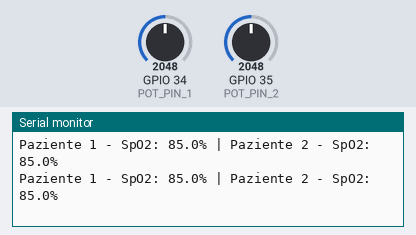
Recording of a program running on a simulated ESP32. On the bench: the last lines printed to the serial monitor. Inputs (shaded band) come from the test bench; at power-on: GPIO 34 (POT_PIN_1) = 2048, GPIO 35 (POT_PIN_2) = 2048 (analog values on the 0–4095 scale).

Above: at 2.8 s.
2.9 s: GPIO 34 (POT_PIN_1) set to 2866
At 3.8 s:
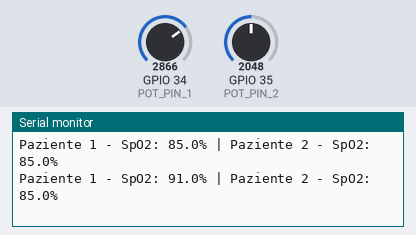
4.4 s: GPIO 35 (POT_PIN_2) set to 2866
At 5.7 s:
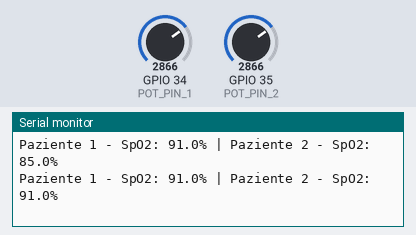
5.9 s: GPIO 34 (POT_PIN_1) set to 3603
At 6.9 s:
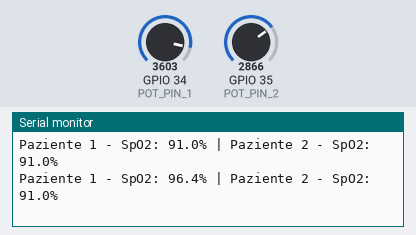
7.4 s: GPIO 35 (POT_PIN_2) set to 3603
At 8.9 s:
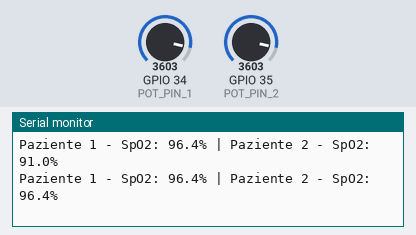
Timing chart, 0 to 9.9 s (numbered marks = the images above; inputs shaded):
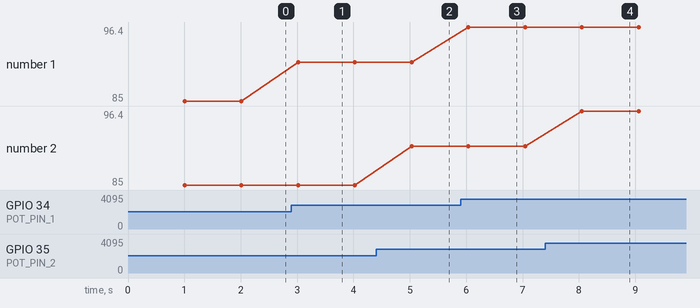

The program:

main.cpp
```cpp
#include <Arduino.h>

const int POT_PIN_1 = 34;
const int POT_PIN_2 = 35;

const float SPO2_MIN = 70.0;
const float SPO2_MAX = 100.0;

const unsigned long INTERVALLO_TRASMISSIONE_SPO2 = 1000;
unsigned long ultimoInvio = 0;

float mapFloat(int value, int inMin, int inMax, float outMin, float outMax) {
  return (float)(value - inMin) * (outMax - outMin) / (float)(inMax - inMin) + outMin;
}

void setup() {
  Serial.begin(115200);
  analogReadResolution(12);
}

void loop() {
  unsigned long ora = millis();

  if (ora - ultimoInvio >= INTERVALLO_TRASMISSIONE_SPO2) {
    ultimoInvio = ora;

    int valore1 = analogRead(POT_PIN_1);
    int valore2 = analogRead(POT_PIN_2);

    float spo2_1 = mapFloat(valore1, 0, 4095, SPO2_MIN, SPO2_MAX);
    float spo2_2 = mapFloat(valore2, 0, 4095, SPO2_MIN, SPO2_MAX);

    Serial.print("Paziente 1 - SpO2: ");
    Serial.print(spo2_1, 1);
    Serial.print("% | Paziente 2 - SpO2: ");
    Serial.print(spo2_2, 1);
    Serial.println("%");
  }
  delay(10);
}
```

Measured:
- after the input at 2.9 s, the serial monitor: prints a new line after 0.12 s (image 1)
- after the input at 4.4 s, the serial monitor: prints a new line after 0.63 s (image 2)
- after the input at 5.9 s, the serial monitor: prints a new line after 0.14 s (image 3)
- after the input at 7.4 s, the serial monitor: prints a new line after 0.65 s (image 4)
- plotted number 1: 85 → 91 after the input at 2.9 s, 91 → 96.4 after the input at 5.9 s
